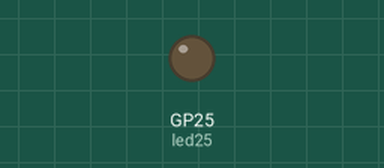
This program was run on a simulated Raspberry Pi Pico running MicroPython. Shown: output pins drawn as LEDs (lit = HIGH). What the program prints to the serial console is not drawn.

Above: at 0.5 s.
At 23.5 s:
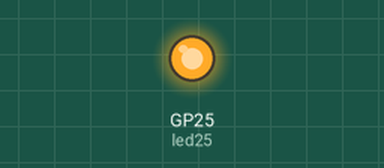
Timing chart, 0 to 26.1 s (numbered marks = the images above):
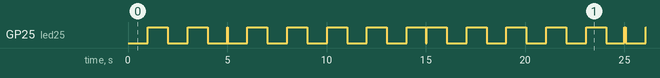

Measured:
- by itself, GP25 (led25): moves between LOW and HIGH, repeating every 20.1 s

The program:

lesson_0112_04.py
```python
from machine import Pin
import time

start_ticks1 = time.ticks_ms()
start_ticks2 = time.ticks_ms()
start_ticks3 = time.ticks_ms()
led25 = Pin("LED",Pin.OUT)
ledStatus = False

while True:
    if time.ticks_diff(time.ticks_ms(), start_ticks1) >= 1000:
        print("過1秒了")
        start_ticks1 = time.ticks_ms()
        ledStatus = not ledStatus
        led25.value(ledStatus)

    if time.ticks_diff(time.ticks_ms(), start_ticks2) >= 5000:
        print("過5秒了")
        start_ticks2 = time.ticks_ms()
        ledStatus = not ledStatus
        led25.value(ledStatus)

    if time.ticks_diff(time.ticks_ms(), start_ticks3) >= 10000:
        print("過10秒了")
        start_ticks3 = time.ticks_ms()
        ledStatus = not ledStatus
        led25.value(ledStatus)
```
